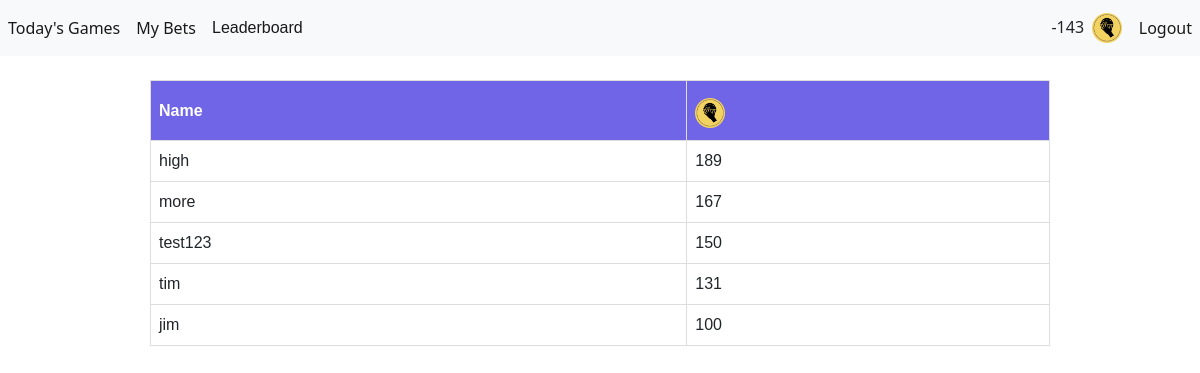
The page /leaderboard (signed in) on the database its author committed.
### app/models.py (models this page shows)
class User(db.Model, UserMixin):
    id = db.Column(db.Integer, primary_key = True)
    email = db.Column(db.String(150), unique = True)
    password = db.Column(db.String(150))
    first_name = db.Column(db.String(150))
    last_name = db.Column(db.String(150))
    swishcoins = db.Column(db.Integer, default = 100)
    bets = db.relationship('Bet')

### app/views.py (the view)
@app.route('/leaderboard')
def leaderboard():
    users = User.query.all()
    users = get_top_five_users(users)
    return render_template("leaderboard.html", user = current_user, users = users)

### app/__init__.py (called while the page is built)
@login_manager.user_loader
def load_user(id):
    return User.query.get(int(id))

### app/functions/get_top_five_users.py (called while the page is built)
def get_top_five_users(user_list):
    sorted_list = sorted(user_list, key=lambda x: x.swishcoins, reverse=True)
    if len(user_list) < 5:
        return sorted_list[:len(user_list)]
    else:
        return sorted_list[:5]

### app/templates/leaderboard.html (shortened to what this page needs)
{% extends "main/base.html" %}
{% block main %}
<link rel="stylesheet" href="{{ url_for('static', filename='css/leaderboard.css') }}">
<br>
<table id="leaderboard">
    <tr>
        <th>Name</th>
        <th><img style="max-width: 35px; max-height: 35px; padding-top: 5px" src="{{ url_for('static', filename='img/CourtsideBets_logo.png') }}"></th>
    </tr>
    {% for i in range(users|length) %}
    <tr>
        <td>
            {{ users[i].first_name}}
        </td>
        <td>
            {{users[i].swishcoins}}
        </td>
    </tr>
    {% endfor %}
</table>
{% endblock %}

### app/templates/main/base.html (shortened to what this page needs)
<!doctype html>
<html lang="en">
<head>
    <link href="https://cdn.jsdelivr.net/npm/bootstrap@5.1.3/dist/css/bootstrap.min.css" rel="stylesheet"
>
    <link rel="stylesheet" href="{{ url_for('static', filename='css/style.css') }}">
</head>
<body>
    <nav class="navbar navbar-expand-lg navbar-light bg-light">
        <div class="collapse navbar-collapse" id="navbar">
            <div class="navbar-nav">
                {% if user.is_authenticated %}
                <a class="nav-link active" style="white-space: nowrap;" id="today_games" href="/">Today's Games</a>
                <a class="nav-link active" style="white-space: nowrap;" id="my_bets" href="/my-bets">My Bets</a>
                <a class="nav-link active" style="white-space: nowrap;" id="leaderboard" href="/leaderboard">Leaderboard</a>
                {% else %}
                <a class="nav-link active" id="login" href="/login">Login</a>
                <a class="nav-link active" id="sign_up" href="/sign-up">Sign Up</a>
                {% endif %}
            </div>
        </div>
        <div class="collapse navbar-collapse" id="navbarNav">
            <ul class="navbar-nav ms-auto mb-2 mb-lg-0">
                <li style="padding-top:7px;"> {{ user.swishcoins }} &nbsp; </li>
                <li><img style="max-width: 35px; max-height: 35px; padding-top: 5px" src="{{ url_for('static', filename='img/CourtsideBets_logo.png') }}"> &nbsp; </li>
                <li><a class="nav-link active" id="logout" href="/logout">Logout</a></li>
            </ul>
            </div>
    </nav>
    <main>
        {% block main %} {% endblock %}
    </main>
</body>
</html>

### app/static/css/leaderboard.css (style rules this page uses)
#leaderboard { font-family: Arial, Helvetica, sans-serif; border-collapse: collapse; width: 75%; margin-left: auto; margin-right: auto; }
#leaderboard td, #leaderboard th { border: 1px solid #ddd; padding: 8px; }
#leaderboard th { padding-top: 12px; padding-bottom: 12px; text-align: left; background-color: #7064E7; color: white; }

### rows shown on the page
User: swishcoins "-143"
User: first_name "high", swishcoins "189"
User: first_name "more", swishcoins "167"
User: first_name "test123", swishcoins "150"
User: first_name "tim", swishcoins "131"
User: first_name "jim", swishcoins "100"
